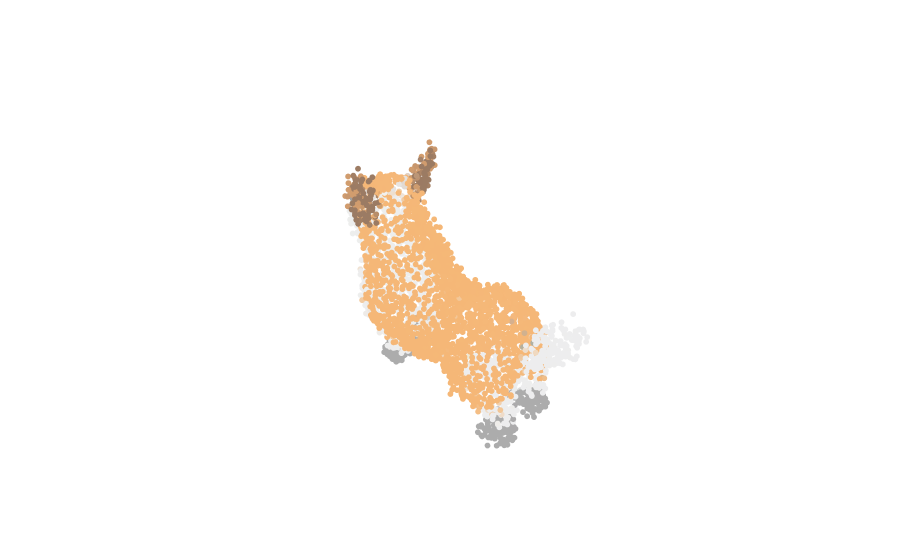

The code cell stored with this chart in its notebook:
### Code cell
# Plot the point cloud as a sanity check.
pc = PointCloud.load('point_e\examples\example_data\pc_corgi.npz')
# pc = pc.move_point(index = 2813, num_neighbors = 100, vector = [-0.1 ,0, -0.1])
# pc = pc.get_neighbors_cloud(index = 2813, num_neighbors = 100)
pc = pc.add_noise(0.01)


plot_3D(pc, axis_labels = False)

### Figure 1 — Plotly figure (JSON) as saved in the notebook; plotly's stock layout.template omitted (floating-point values rounded to 4 significant figures; data arrays with more than 128 entries replaced by an {"elided": "..."} marker saying what was removed)
{"data": [{"hoverinfo": "text", "hovertext": {"elided": "4096 str values"}, "marker": {"color": {"elided": "4096 str values"}, "size": 2}, "mode": "markers", "type": "scatter3d", "x": {"elided": "4096 float values"}, "y": {"elided": "4096 float values"}, "z": {"elided": "4096 float values"}}], "layout": {"scene": {"xaxis": {"visible": false}, "yaxis": {"visible": false}, "zaxis": {"visible": false}}}}
